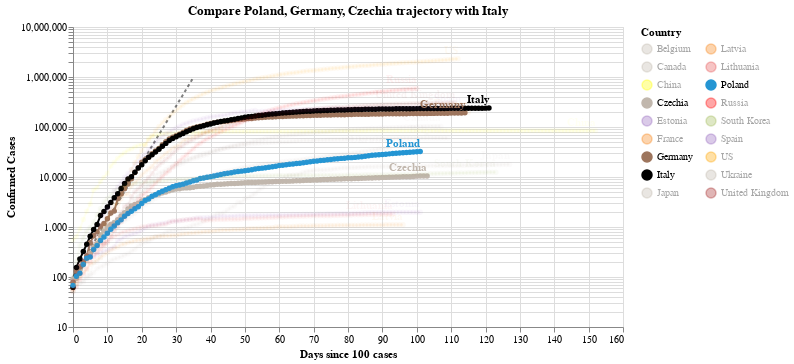

Write notebook code for a chart like this one.
### Code cell
#hide_input
chart2 = make_since_chart(dff2,['Poland', 'Germany', 'Czechia'], baseline_countries)
chart2

### Figure 1 — Vega-Lite specification as saved in the notebook (floating-point values rounded to 4 significant figures; data arrays with more than 128 entries replaced by an {"elided": "..."} marker saying what was removed)
{"config": {"view": {"continuousWidth": 400, "continuousHeight": 300}}, "layer": [{"data": {"name": "data-628230001892d6798b50651be41d1b3e"}, "mark": {"type": "line", "color": "black", "opacity": 0.5, "strokeDash": [3, 3]}, "encoding": {"x": {"type": "quantitative", "field": "Days since 100 cases"}, "y": {"type": "quantitative", "field": "Confirmed Cases"}}}, {"data": {"name": "data-84f25441aa93fbe3667ca7478131f5df"}, "mark": {"type": "line", "point": true}, "encoding": {"color": {"type": "nominal", "field": "Country", "legend": {"columns": 2}, "scale": {"domain": ["Belgium", "Canada", "China", "Czechia", "Estonia", "France", "Germany", "Italy", "Japan", "Latvia", "Lithuania", "Poland", "Russia", "South Korea", "Spain", "US", "Ukraine", "United Kingdom"], "range": ["#C1B7AD", "#C1B7AD", "yellow", "#C1B7AD", "#9467bd", "#F58518", "#9D755D", "black", "#C1B7AD", "#F58518", "#E45756", "#2495D3", "red", "#A1BA59", "#9467bd", "orange", "#C1B7AD", "brown"]}}, "opacity": {"condition": {"value": 1, "selection": "selector002"}, "value": 0.05}, "tooltip": [{"type": "nominal", "field": "Country"}, {"type": "temporal", "field": "Date"}, {"type": "quantitative", "field": "Confirmed Cases"}, {"type": "quantitative", "field": "Days since 100 cases"}], "x": {"type": "quantitative", "field": "Days since 100 cases"}, "y": {"type": "quantitative", "field": "Confirmed Cases", "scale": {"type": "log"}}}, "selection": {"selector002": {"type": "multi", "fields": ["Country"], "bind": "legend", "init": [{"Country": "Poland"}, {"Country": "Germany"}, {"Country": "Czechia"}, {"Country": "Italy"}]}}, "width": 550}, {"data": {"name": "data-84f25441aa93fbe3667ca7478131f5df"}, "mark": {"type": "text", "align": "right", "dy": -8, "fontWeight": "bold"}, "encoding": {"color": {"type": "nominal", "field": "Country", "legend": {"columns": 2}, "scale": {"domain": ["Belgium", "Canada", "China", "Czechia", "Estonia", "France", "Germany", "Italy", "Japan", "Latvia", "Lithuania", "Poland", "Russia", "South Korea", "Spain", "US", "Ukraine", "United Kingdom"], "range": ["#C1B7AD", "#C1B7AD", "yellow", "#C1B7AD", "#9467bd", "#F58518", "#9D755D", "black", "#C1B7AD", "#F58518", "#E45756", "#2495D3", "red", "#A1BA59", "#9467bd", "orange", "#C1B7AD", "brown"]}}, "opacity": {"condition": {"value": 1, "selection": "selector002"}, "value": 0.05}, "text": {"type": "nominal", "field": "Country"}, "tooltip": [{"type": "nominal", "field": "Country"}, {"type": "temporal", "field": "Date"}, {"type": "quantitative", "field": "Confirmed Cases"}, {"type": "quantitative", "field": "Days since 100 cases"}], "x": {"type": "quantitative", "field": "Days since 100 cases"}, "y": {"type": "quantitative", "field": "Confirmed Cases", "scale": {"type": "log"}}}, "transform": [{"filter": "(datum['Date'] >= 1592784000000)"}], "width": 550}], "title": "Compare Poland, Germany, Czechia trajectory with Italy", "$schema": "https://vega.github.io/schema/vega-lite/v4.0.2.json", "datasets": {"data-628230001892d6798b50651be41d1b3e": [{"Days since 100 cases": 0, "Confirmed Cases": 100.0}, {"Days since 100 cases": 1, "Confirmed Cases": 130.0}, {"Days since 100 cases": 2, "Confirmed Cases": 169.0}, {"Days since 100 cases": 3, "Confirmed Cases": 219.7}, {"Days since 100 cases": 4, "Confirmed Cases": 285.6}, {"Days since 100 cases": 5, "Confirmed Cases": 371.3}, {"Days since 100 cases": 6, "Confirmed Cases": 482.7}, {"Days since 100 cases": 7, "Confirmed Cases": 627.5}, {"Days since 100 cases": 8, "Confirmed Cases": 815.7}, {"Days since 100 cases": 9, "Confirmed Cases": 1060.0}, {"Days since 100 cases": 10, "Confirmed Cases": 1379.0}, {"Days since 100 cases": 11, "Confirmed Cases": 1792.0}, {"Days since 100 cases": 12, "Confirmed Cases": 2330.0}, {"Days since 100 cases": 13, "Confirmed Cases": 3029.0}, {"Days since 100 cases": 14, "Confirmed Cases": 3937.0}, {"Days since 100 cases": 15, "Confirmed Cases": 5119.0}, {"Days since 100 cases": 16, "Confirmed Cases": 6654.0}, {"Days since 100 cases": 17, "Confirmed Cases": 8650.0}, {"Days since 100 cases": 18, "Confirmed Cases": 11250.0}, {"Days since 100 cases": 19, "Confirmed Cases": 14620.0}, {"Days since 100 cases": 20, "Confirmed Cases": 19000.0}, {"Days since 100 cases": 21, "Confirmed Cases": 24710.0}, {"Days since 100 cases": 22, "Confirmed Cases": 32120.0}, {"Days since 100 cases": 23, "Confirmed Cases": 41750.0}, {"Days since 100 cases": 24, "Confirmed Cases": 54280.0}, {"Days since 100 cases": 25, "Confirmed Cases": 70560.0}, {"Days since 100 cases": 26, "Confirmed Cases": 91730.0}, {"Days since 100 cases": 27, "Confirmed Cases": 119300.0}, {"Days since 100 cases": 28, "Confirmed Cases": 155000.0}, {"Days since 100 cases": 29, "Confirmed Cases": 201500.0}, {"Days since 100 cases": 30, "Confirmed Cases": 262000.0}, {"Days since 100 cases": 31, "Confirmed Cases": 340600.0}, {"Days since 100 cases": 32, "Confirmed Cases": 442800.0}, {"Days since 100 cases": 33, "Confirmed Cases": 575600.0}, {"Days since 100 cases": 34, "Confirmed Cases": 748300.0}, {"Days since 100 cases": 35, "Confirmed Cases": 972800.0}], "data-84f25441aa93fbe3667ca7478131f5df": {"elided": "2008 records"}}}
